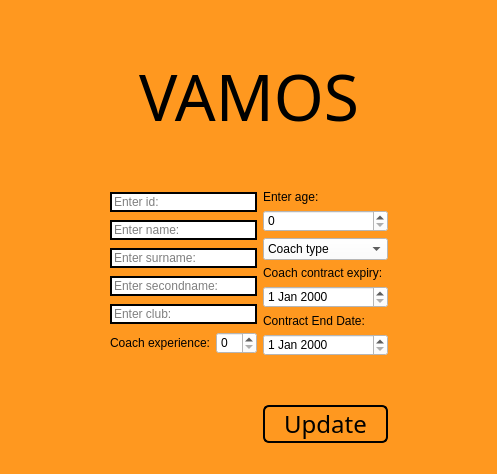
<?xml version="1.0" encoding="UTF-8"?>
<ui version="4.0">
 <class>UpdateAllCoach</class>
 <widget class="QMainWindow" name="UpdateAllCoach">
  <property name="geometry">
   <rect>
    <x>0</x>
    <y>0</y>
    <width>497</width>
    <height>474</height>
   </rect>
  </property>
  <property name="windowTitle">
   <string>Update coach data</string>
  </property>
  <property name="windowIcon">
   <iconset>
    <normaloff>icona.png</normaloff>icona.png</iconset>
  </property>
  <property name="styleSheet">
   <string notr="true">background-color:#FF981F;</string>
  </property>
  <widget class="QWidget" name="centralwidget">
   <layout class="QGridLayout" name="gridLayout">
    <item row="5" column="2">
     <widget class="QPushButton" name="updateCoachrPB">
      <property name="font">
       <font>
        <family>Huntress</family>
        <pointsize>18</pointsize>
       </font>
      </property>
      <property name="styleSheet">
       <string notr="true">QPushButton {
   background-color: rgb(255, 152, 31);
color: rgb(0, 0, 0);
border-color: rgb(0, 0, 0);
border: 2px solid rgb(0, 0, 0);
border-radius: 6px; 
}

QPushButton:hover {
    color: rgb(38, 38, 38)rgb(255, 197, 21); 
    background-color:#ffc515; 
    border: 2px solid #ffffff; 
}</string>
      </property>
      <property name="text">
       <string>Update</string>
      </property>
     </widget>
    </item>
    <item row="4" column="2">
     <spacer name="verticalSpacer">
      <property name="orientation">
       <enum>Qt::Vertical</enum>
      </property>
      <property name="sizeHint" stdset="0">
       <size>
        <width>20</width>
        <height>40</height>
       </size>
      </property>
     </spacer>
    </item>
    <item row="2" column="1">
     <spacer name="verticalSpacer_2">
      <property name="orientation">
       <enum>Qt::Vertical</enum>
      </property>
      <property name="sizeHint" stdset="0">
       <size>
        <width>20</width>
        <height>40</height>
       </size>
      </property>
     </spacer>
    </item>
    <item row="1" column="1" colspan="2">
     <widget class="QLabel" name="titleL">
      <property name="font">
       <font>
        <family>Huntress</family>
        <pointsize>48</pointsize>
       </font>
      </property>
      <property name="styleSheet">
       <string notr="true">color: rgb(0, 0, 0);</string>
      </property>
      <property name="text">
       <string>VAMOS</string>
      </property>
      <property name="alignment">
       <set>Qt::AlignCenter</set>
      </property>
     </widget>
    </item>
    <item row="3" column="2">
     <layout class="QVBoxLayout" name="verticalLayout_2">
      <item>
       <widget class="QLabel" name="ageL">
        <property name="styleSheet">
         <string notr="true">color: rgb(0, 0, 0);</string>
        </property>
        <property name="text">
         <string>Enter age:</string>
        </property>
       </widget>
      </item>
      <item>
       <widget class="QSpinBox" name="ageSB_5">
        <property name="styleSheet">
         <string notr="true">QSpinBox {
    color: black;
    background-color: white;
}

</string>
        </property>
       </widget>
      </item>
      <item>
       <widget class="QComboBox" name="typeCB_3">
        <property name="styleSheet">
         <string notr="true">QComboBox {
    color: black;
    background-color: white;
}
</string>
        </property>
        <item>
         <property name="text">
          <string>Coach type</string>
         </property>
        </item>
        <item>
         <property name="text">
          <string>Head Coach</string>
         </property>
        </item>
        <item>
         <property name="text">
          <string>Assistant Coach</string>
         </property>
        </item>
        <item>
         <property name="text">
          <string>Physics Coach</string>
         </property>
        </item>
        <item>
         <property name="text">
          <string>Goalkeper Coach</string>
         </property>
        </item>
       </widget>
      </item>
      <item>
       <widget class="QLabel" name="coachContractExpiryL">
        <property name="styleSheet">
         <string notr="true">color: rgb(0, 0, 0);</string>
        </property>
        <property name="text">
         <string>Coach contract expiry:</string>
        </property>
       </widget>
      </item>
      <item>
       <widget class="QDateEdit" name="coachExpitryDE_3">
        <property name="styleSheet">
         <string notr="true">QDateTimeEdit {
    color: black;
    background-color: white;
}
</string>
        </property>
       </widget>
      </item>
      <item>
       <widget class="QLabel" name="contractEndDateL">
        <property name="styleSheet">
         <string notr="true">color: rgb(0, 0, 0);</string>
        </property>
        <property name="text">
         <string>Contract End Date:</string>
        </property>
       </widget>
      </item>
      <item>
       <widget class="QDateEdit" name="contractEndDE_5">
        <property name="styleSheet">
         <string notr="true">QDateTimeEdit {
    color: black;
    background-color: white;
}
</string>
        </property>
       </widget>
      </item>
     </layout>
    </item>
    <item row="3" column="1">
     <layout class="QVBoxLayout" name="verticalLayout">
      <item>
       <widget class="QLineEdit" name="idLE_5">
        <property name="styleSheet">
         <string notr="true">QLineEdit {
    border: 2px solid #000000; 
    background-color: #FFFFFF;
	color: rgb(0, 0, 0);
}

QLineEdit:focus {
    border: 2px solid #FF981F; 
}</string>
        </property>
        <property name="placeholderText">
         <string>Enter id:</string>
        </property>
       </widget>
      </item>
      <item>
       <widget class="QLineEdit" name="nameLE_5">
        <property name="styleSheet">
         <string notr="true">QLineEdit {
    border: 2px solid #000000; 
    background-color: #FFFFFF;
	color: rgb(0, 0, 0);
}

QLineEdit:focus {
    border: 2px solid #FF981F; 
}</string>
        </property>
        <property name="placeholderText">
         <string>Enter name:</string>
        </property>
       </widget>
      </item>
      <item>
       <widget class="QLineEdit" name="surnameLE_5">
        <property name="styleSheet">
         <string notr="true">QLineEdit {
    border: 2px solid #000000; 
    background-color: #FFFFFF;
	color: rgb(0, 0, 0);
}

QLineEdit:focus {
    border: 2px solid #FF981F; 
}</string>
        </property>
        <property name="placeholderText">
         <string>Enter surname:</string>
        </property>
       </widget>
      </item>
      <item>
       <widget class="QLineEdit" name="lastNameLE_5">
        <property name="styleSheet">
         <string notr="true">QLineEdit {
    border: 2px solid #000000; 
    background-color: #FFFFFF;
	color: rgb(0, 0, 0);
}

QLineEdit:focus {
    border: 2px solid #FF981F; 
}</string>
        </property>
        <property name="placeholderText">
         <string>Enter secondname:</string>
        </property>
       </widget>
      </item>
      <item>
       <widget class="QLineEdit" name="clubLE_5">
        <property name="styleSheet">
         <string notr="true">QLineEdit {
    border: 2px solid #000000; 
    background-color: #FFFFFF;
	color: rgb(0, 0, 0);
}

QLineEdit:focus {
    border: 2px solid #FF981F; 
}</string>
        </property>
        <property name="placeholderText">
         <string>Enter club:</string>
        </property>
       </widget>
      </item>
      <item>
       <layout class="QHBoxLayout" name="horizontalLayout_2">
        <item>
         <widget class="QLabel" name="experienceL">
          <property name="styleSheet">
           <string notr="true">color: rgb(0, 0, 0);</string>
          </property>
          <property name="text">
           <string>Coach experience:</string>
          </property>
         </widget>
        </item>
        <item>
         <widget class="QSpinBox" name="experienceSB_3">
          <property name="styleSheet">
           <string notr="true">QSpinBox {
    color: black;
    background-color: white;
}
</string>
          </property>
         </widget>
        </item>
       </layout>
      </item>
     </layout>
    </item>
    <item row="3" column="3">
     <spacer name="horizontalSpacer_2">
      <property name="orientation">
       <enum>Qt::Horizontal</enum>
      </property>
      <property name="sizeHint" stdset="0">
       <size>
        <width>40</width>
        <height>20</height>
       </size>
      </property>
     </spacer>
    </item>
    <item row="3" column="0">
     <spacer name="horizontalSpacer">
      <property name="orientation">
       <enum>Qt::Horizontal</enum>
      </property>
      <property name="sizeHint" stdset="0">
       <size>
        <width>40</width>
        <height>20</height>
       </size>
      </property>
     </spacer>
    </item>
    <item row="0" column="1">
     <spacer name="verticalSpacer_3">
      <property name="orientation">
       <enum>Qt::Vertical</enum>
      </property>
      <property name="sizeHint" stdset="0">
       <size>
        <width>20</width>
        <height>40</height>
       </size>
      </property>
     </spacer>
    </item>
   </layout>
  </widget>
  <widget class="QMenuBar" name="menubar">
   <property name="geometry">
    <rect>
     <x>0</x>
     <y>0</y>
     <width>497</width>
     <height>21</height>
    </rect>
   </property>
  </widget>
  <widget class="QStatusBar" name="statusbar"/>
 </widget>
 <resources/>
 <connections/>
</ui>
